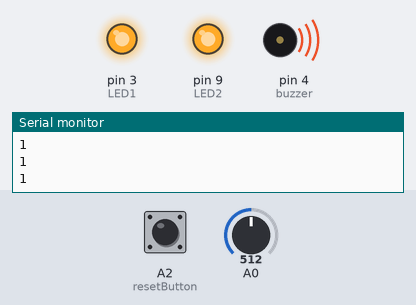
The sketch below on a simulated Arduino Uno, built with avr-gcc and run on an emulated ATmega328P. On the bench: output pins drawn as LEDs (lit = HIGH), buzzer (waves = sounding, pin HIGH), the last lines printed to the serial monitor. Inputs (shaded band) come from the test bench; at power-on: A2 (resetButton) LOW, A0 = 512.

Above: at 1.2 s.
1.3 s: A2 (resetButton) pulled HIGH for 0.15 s
At 1.46 s:
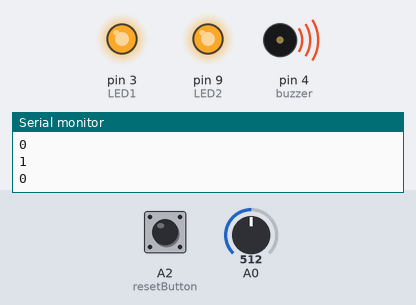
3.0 s: A0 set to 10
6.0 s: A0 set to 18
At 7.2 s:
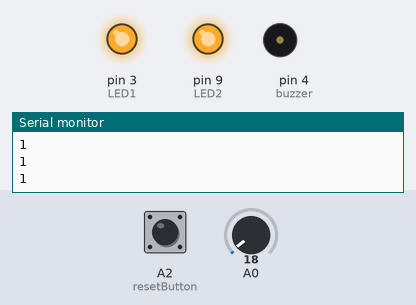
7.5 s: A0 set to 22
9.0 s: A0 set to 0
12.0 s: A2 (resetButton) pulled HIGH for 1 s
At 12.9 s:
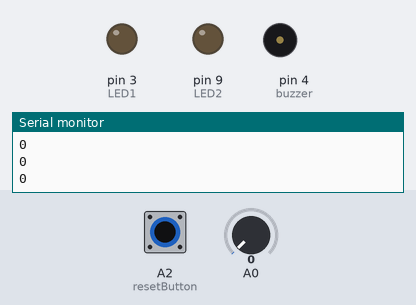
Timing chart, 0 to 15.0 s (numbered marks = the images above; inputs shaded):
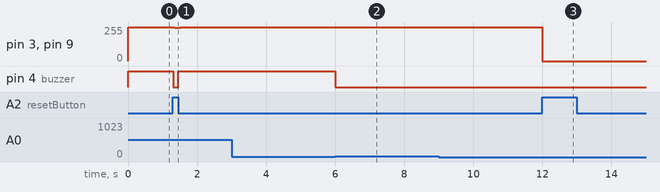

Measured:
- after the input at 1.3 s, pin 3 (LED1), pin 9 (LED2): 255/255 → 249/255 after 0.06 s, → 255/255 0.16 s later; pin 4 (buzzer): HIGH → LOW at once, → HIGH 0.15 s later
- after the input at 12.0 s, pin 3 (LED1), pin 9 (LED2): 255/255 → 0/255 at once

The sketch:

button_to_send.ino
```cpp
//pins used for components
const int buzzer = 4;   // Arduino port pin PD4
int crashButton = A1;
int resetButton =A2;
int LED1 = 3;
int LED2 = 9;
boolean isOn = true;
boolean didCrash = false;
unsigned long switchTime = 0;

void setup(){
    pinMode(buzzer, OUTPUT); // set pin for buzzer output
    pinMode(crashButton, INPUT);
    pinMode(resetButton, INPUT);

    pinMode(LED1, OUTPUT);
    pinMode(LED2, OUTPUT);

    digitalWrite(LED1, LOW);
    digitalWrite(LED2, LOW);

    Serial.begin(9600);
}

void loop(){
    //if(analogRead(A0) >= 20){
    //   digitalWrite(LED2, HIGH);
    //}
    //else{
    //   digitalWrite(LED2, LOW);
    //}
    if(/*digitalRead(crashButton)*/ analogRead(A0) > 20) {
	didCrash = true;
	digitalWrite(LED1, HIGH);
	digitalWrite(LED2, HIGH);
	switchTime = millis();
	Serial.print(1);
	Serial.println();
    }
    else{
	}
    if(digitalRead(resetButton)) {
	Serial.print(0);
	Serial.println();
	digitalWrite(LED1, LOW);
	digitalWrite(LED2, LOW);
	didCrash = false;
    }

    if(millis() - switchTime > 3000) {
        if(isOn) isOn = false;
	else isOn = true;
        switchTime = millis();
    }

    if (isOn && didCrash){
	//digitalWrite(buzzer, LOW);
        digitalWrite(buzzer, HIGH);
    }
    else
        digitalWrite(buzzer, LOW);
}
```
